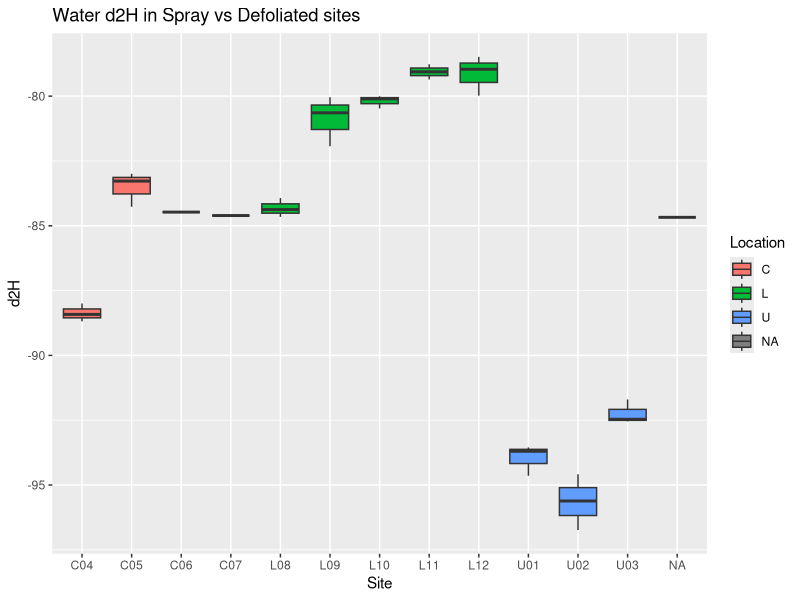
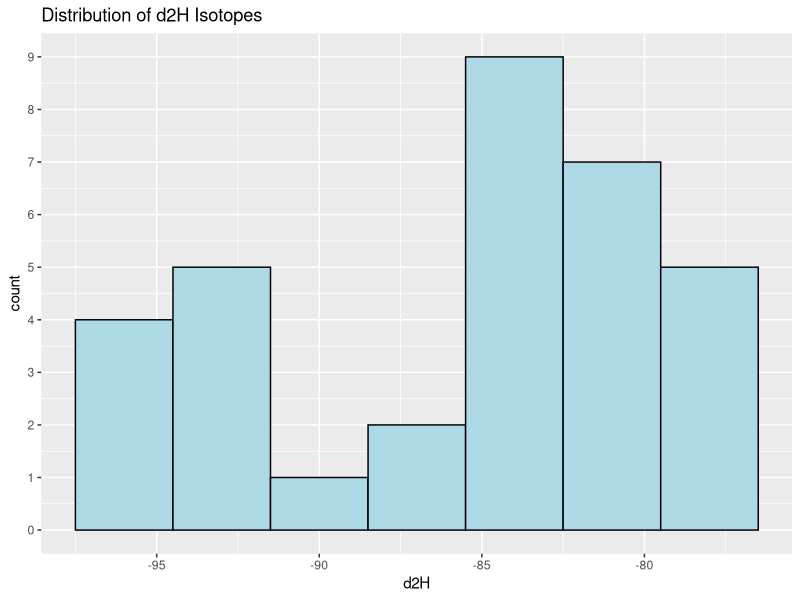
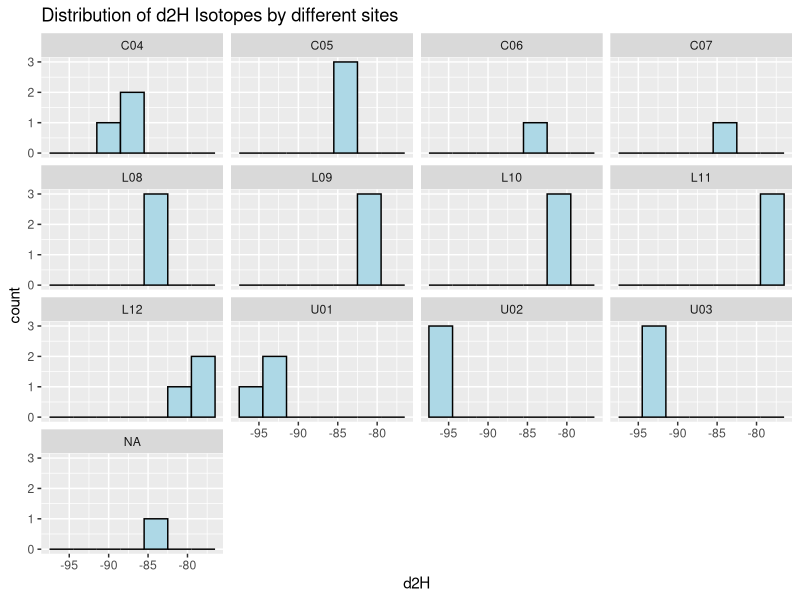

Source code (R) for these figures, in order:
# 2019 Gaspe Water Isotopes  #
# Kaiying Sally Ju | July 2020

library(tidyverse)

df<-read.csv("./2019-Sept-WaterIsotopes.csv") 
tibble(df)
str(df)

siteinfo_table<-read.csv(text="
Site,Site2,Treatment,Location
N6,C07,Defoliated,C
N5,C05,Defoliated,C
N4,C04,Defoliated,C
P20,C06,Spray,C
N2,L11,Defoliated,L
N1,L09,Defoliated,L
S6,U03,Spray,U
S5,U02,Spray,U
S4,U01,Defoliated,U
S3,L08,Spray,L
S2,L12,Spray,L
S1,L10,Spray,L", header=T, stringsAsFactors=T)

# 0. Massage Data #
df<-separate(df, "Sample", c("Site","Rep"), sep="919KKW") #Split Sample ID - unfortunately the easiest way removes 919
df$Sample<-c("919") # Sample=919 means that it was collected Aug 2019
df$Site<-as.factor(df$Site)
df$Sample<-as.factor(df$Sample)
df.complete <- df %>% 
  left_join(siteinfo_table, by="Site")
df.clean <- df.complete %>% 
  filter(!grepl('QCD', Rep)) %>%  # Remove QC rows (these are QC replicates from the isotope lab)
  filter(!grepl('NBS', Contaminant)) %>% # Remove contaminated samples
  dplyr::rename(oldName=Site,Site=Site2) %>% 
  select(Site,oldName,Treatment,Location,Sample,Rep,d2H,d18O,d17O,Contaminant)

# 1. Explore the data #

## JD: Try to use spacing consistently; there's no reason why you keep indenting more after count. I would also wrap this in a print() so people can see why you did it.
print(df.clean %>%
  group_by(Location) %>%
  dplyr::summarise(
	  count=n(),
    Maxd2H = max(d2H),
    Mind2H = min(d2H), .groups="drop"))

## Grade 1.9/3

# 2. Data Exploration #
# Compare Spray and Defoliated sites #

str(df.clean)
summary(df.clean)

df.clean %>%  
  group_by(Location) %>% 
  ggplot(aes(x=Site, y=d2H, fill=Location)) + 
  geom_boxplot() +
  ggtitle("Water d2H in Spray vs Defoliated sites ")

# Distribution of d2H Isotopes across all sites 
df.clean %>% 
  ggplot(aes(d2H)) +
  geom_histogram(binwidth = 3, fill="lightblue", color="black") +
  ggtitle("Distribution of d2H Isotopes") +
  scale_y_continuous(breaks = seq(0, 11, by=1)) 

df.clean %>%  # wrap by Site now
  ggplot(aes(d2H)) +
  geom_histogram(binwidth = 3, fill="lightblue", color="black") +
  ggtitle("Distribution of d2H Isotopes by different sites") +
  scale_y_continuous(breaks = seq(0, 11, by=1)) +
  facet_wrap(~Site)


